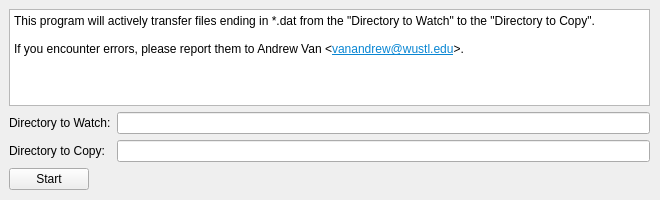
<?xml version="1.0" encoding="UTF-8"?>
<ui version="4.0">
 <class>MainWindow</class>
 <widget class="QMainWindow" name="MainWindow">
  <property name="geometry">
   <rect>
    <x>0</x>
    <y>0</y>
    <width>660</width>
    <height>200</height>
   </rect>
  </property>
  <property name="sizePolicy">
   <sizepolicy hsizetype="Fixed" vsizetype="Fixed">
    <horstretch>0</horstretch>
    <verstretch>0</verstretch>
   </sizepolicy>
  </property>
  <property name="minimumSize">
   <size>
    <width>0</width>
    <height>0</height>
   </size>
  </property>
  <property name="maximumSize">
   <size>
    <width>100000</width>
    <height>100000</height>
   </size>
  </property>
  <property name="windowTitle">
   <string>Because SIEMENS can't be bothered to fix their own things...</string>
  </property>
  <widget class="QWidget" name="centralwidget">
   <widget class="QWidget" name="formLayoutWidget">
    <property name="geometry">
     <rect>
      <x>9</x>
      <y>9</y>
      <width>641</width>
      <height>181</height>
     </rect>
    </property>
    <layout class="QFormLayout" name="formLayout">
     <item row="1" column="0">
      <widget class="QLabel" name="copyDirLabel">
       <property name="text">
        <string>Directory to Watch:</string>
       </property>
      </widget>
     </item>
     <item row="1" column="1">
      <widget class="QLineEdit" name="watchDir"/>
     </item>
     <item row="2" column="0">
      <widget class="QLabel" name="watchDirLabel">
       <property name="text">
        <string>Directory to Copy:</string>
       </property>
      </widget>
     </item>
     <item row="2" column="1">
      <widget class="QLineEdit" name="copyDir"/>
     </item>
     <item row="0" column="0" colspan="2">
      <widget class="QTextBrowser" name="descriptionBox">
       <property name="html">
        <string>&lt;!DOCTYPE HTML PUBLIC &quot;-//W3C//DTD HTML 4.0//EN&quot; &quot;http://www.w3.org/TR/REC-html40/strict.dtd&quot;&gt;
&lt;html&gt;&lt;head&gt;&lt;meta name=&quot;qrichtext&quot; content=&quot;1&quot; /&gt;&lt;meta charset=&quot;utf-8&quot; /&gt;&lt;style type=&quot;text/css&quot;&gt;
p, li { white-space: pre-wrap; }
hr { height: 1px; border-width: 0; }
li.unchecked::marker { content: &quot;\2610&quot;; }
li.checked::marker { content: &quot;\2612&quot;; }
&lt;/style&gt;&lt;/head&gt;&lt;body style=&quot; font-family:'Noto Sans'; font-size:9pt; font-weight:400; font-style:normal;&quot;&gt;
&lt;p style=&quot; margin-top:0px; margin-bottom:0px; margin-left:0px; margin-right:0px; -qt-block-indent:0; text-indent:0px;&quot;&gt;This program will actively transfer files ending in *.dat from the &amp;quot;Directory to Watch&amp;quot; to the &amp;quot;Directory to Copy&amp;quot;.&lt;/p&gt;
&lt;p style=&quot;-qt-paragraph-type:empty; margin-top:0px; margin-bottom:0px; margin-left:0px; margin-right:0px; -qt-block-indent:0; text-indent:0px;&quot;&gt;&lt;br /&gt;&lt;/p&gt;
&lt;p style=&quot; margin-top:0px; margin-bottom:0px; margin-left:0px; margin-right:0px; -qt-block-indent:0; text-indent:0px;&quot;&gt;If you encounter errors, please report them to Andrew Van &amp;lt;&lt;a href=&quot;vanandrew@wustl.edu&quot;&gt;&lt;span style=&quot; text-decoration: underline; color:#0986d3;&quot;&gt;vanandrew@wustl.edu&lt;/span&gt;&lt;/a&gt;&amp;gt;.&lt;/p&gt;&lt;/body&gt;&lt;/html&gt;</string>
       </property>
       <property name="textInteractionFlags">
        <set>Qt::LinksAccessibleByKeyboard|Qt::LinksAccessibleByMouse</set>
       </property>
      </widget>
     </item>
     <item row="3" column="1">
      <layout class="QFormLayout" name="statusLayout"/>
     </item>
     <item row="3" column="0">
      <widget class="QPushButton" name="startStop">
       <property name="sizePolicy">
        <sizepolicy hsizetype="Expanding" vsizetype="Fixed">
         <horstretch>0</horstretch>
         <verstretch>0</verstretch>
        </sizepolicy>
       </property>
       <property name="text">
        <string>Start</string>
       </property>
      </widget>
     </item>
    </layout>
   </widget>
  </widget>
 </widget>
 <resources/>
 <connections/>
</ui>
